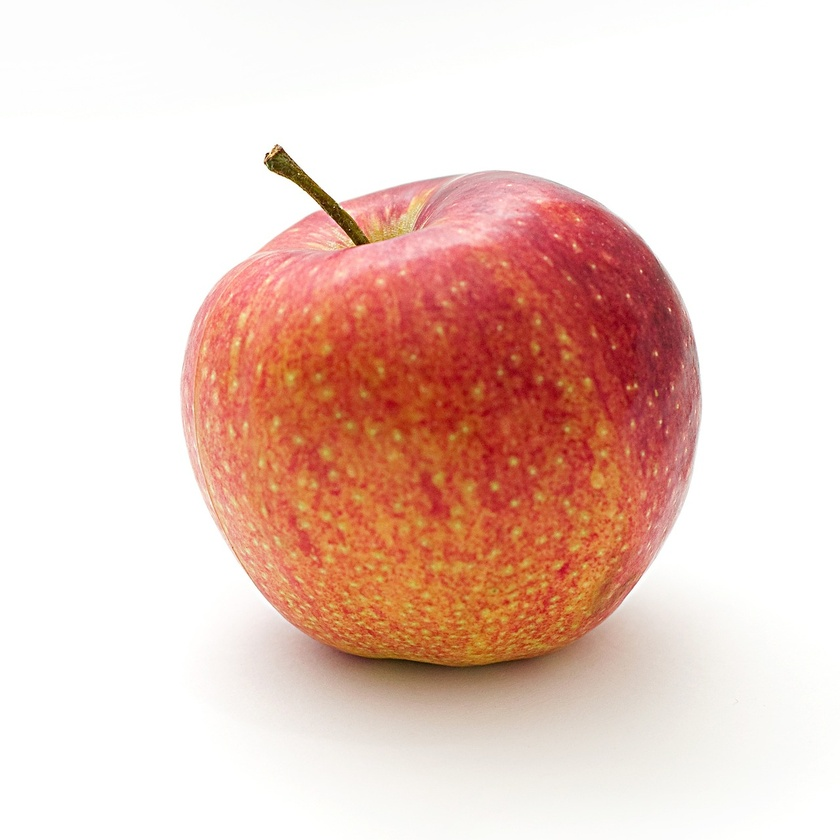
#> input picture dataset/im0.jpg, 840 x 840 px, shrunk from 1280 x 1280 before the run; its folder holds only this picture in this run
$ jupyter execute --allow-errors Sobel_Filter_CUDA.ipynb   (shell and % lines are left out)   (older library calls are emulated)
#> lines starting #> are read from the running program, lines starting #| are printed output that depends on the picture
**KHENE SORAYA M2 HPC**<br>

> *Sobel Filter*

**Parallel**

**Sequential**

[cell 1]
import cv2
import numpy as np
import matplotlib.pyplot as plt
import os
import time
import csv

# Directory path for input/output images
input_dir = 'dataset'
output_dir = 'output_cpu'

# Create output directory if not exists
if not os.path.exists(output_dir):
    os.makedirs(output_dir)

# Results list
results = []

# Sobel kernel size
kernel_size = 3

# Process all images in the directory
for index, filename in enumerate(os.listdir(input_dir)):
    if filename.endswith('.png') or filename.endswith('.jpg') or filename.endswith('.jpeg'):
        # Load the image
        img_path = os.path.join(input_dir, filename)
        img = cv2.imread(img_path, cv2.IMREAD_GRAYSCALE)
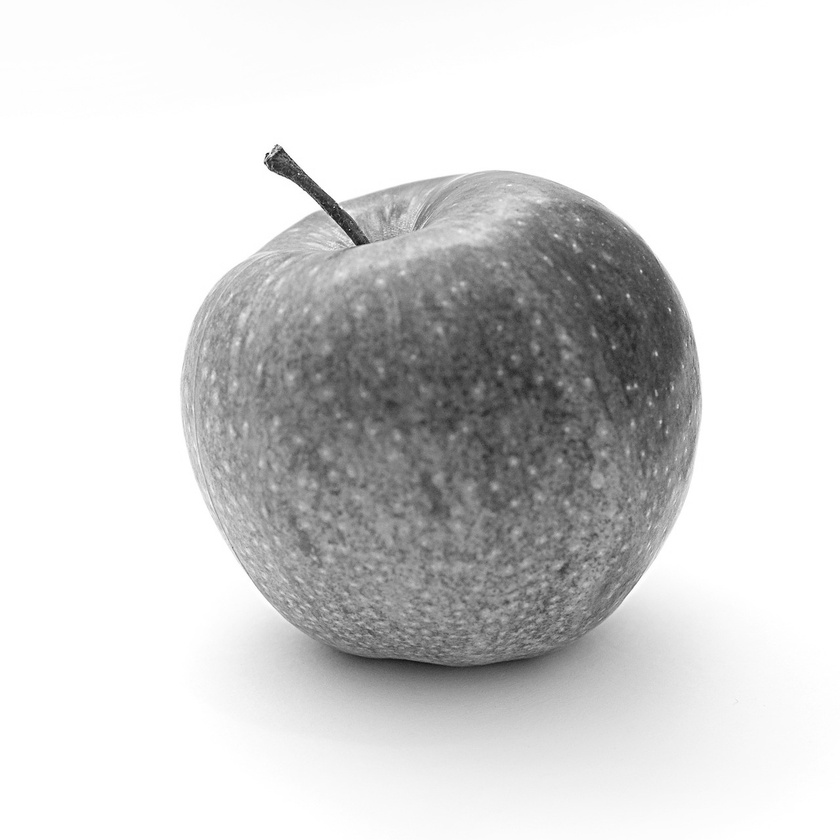
#> img: shape (840, 840); min 12, max 255, mean 213.4

        if img is None:
            print(f"Skipping file {filename}, unable to read.")
            continue

        # Start the timer
        start_time = time.time()

        # Apply Sobel filters using cv2
        gradient_x = cv2.Sobel(img, cv2.CV_64F, 1, 0, ksize=kernel_size)
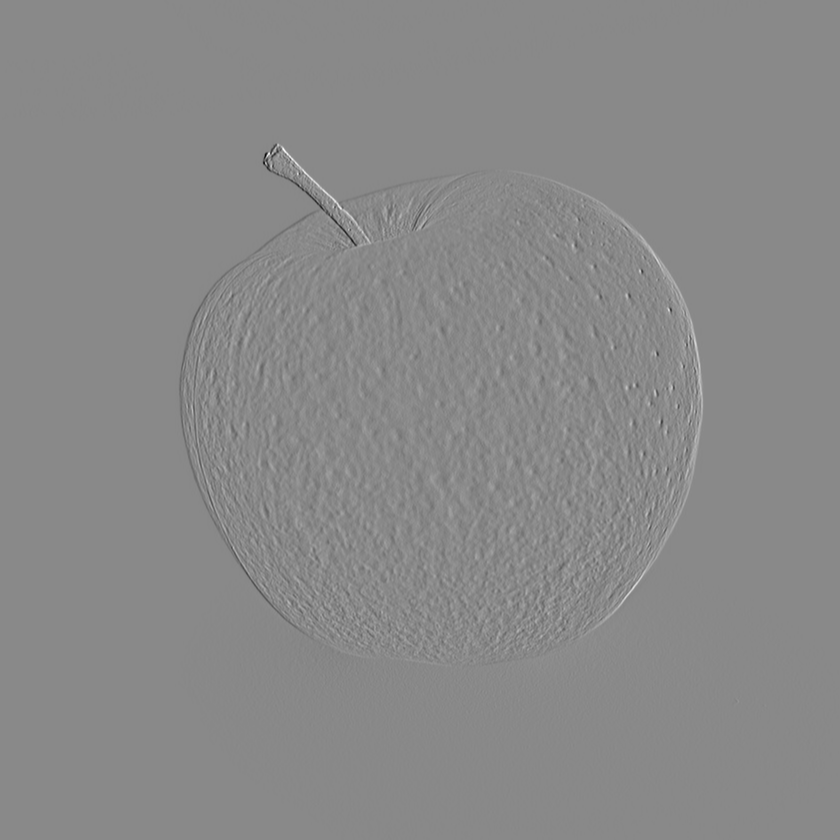
#> gradient_x: shape (840, 840) float64; min -811, max 697, mean 0; drawn with min black and max white
        gradient_y = cv2.Sobel(img, cv2.CV_64F, 0, 1, ksize=kernel_size)

        # Calculate magnitude
        gradient_magnitude = cv2.magnitude(gradient_x, gradient_y)
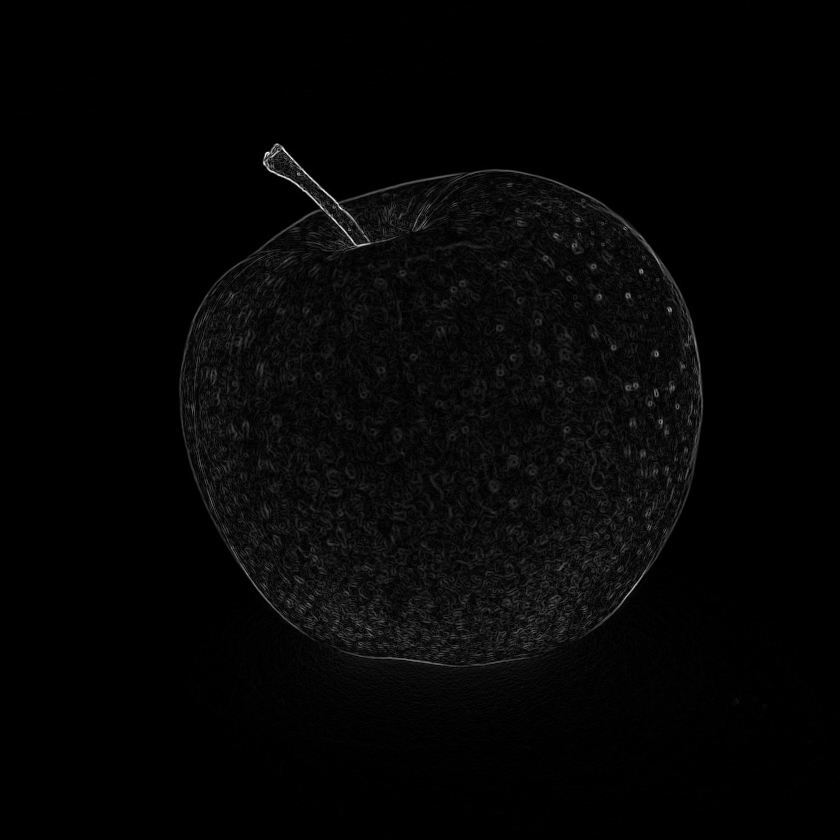
#> gradient_magnitude: shape (840, 840) float64; min 0, max 864.1, mean 18.5; drawn with min black and max white

        threshold = 120
        # Apply thresholding
        gradient_magnitude = np.where(
            gradient_magnitude > threshold,
            np.minimum(gradient_magnitude, 255),
            0
        )
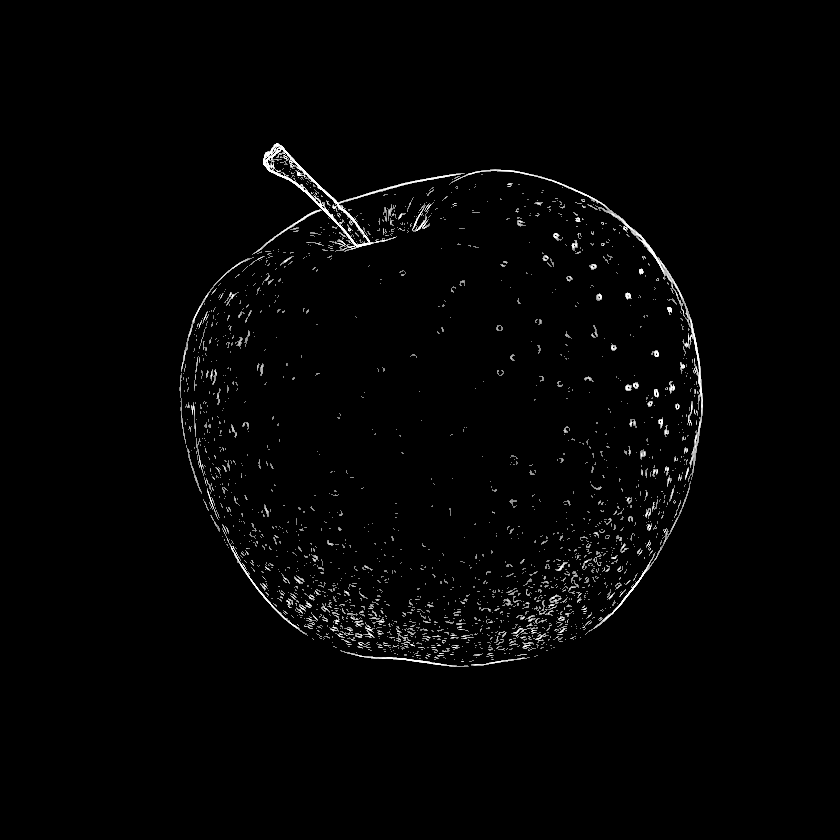
#> gradient_magnitude: shape (840, 840) float64; min 0, max 255, mean 3.9

        # Stop the timer
        end_time = time.time()

        # Calculate elapsed time ms
        elapsed_time = (end_time - start_time)*1000
        print(f"Processed {filename} in {elapsed_time:.6f} ms")

        # Save the result image
        output_path = os.path.join(output_dir, f'output_{filename}')
        cv2.imwrite(output_path, gradient_magnitude.astype(np.uint8))

        # Append to results
        results.append({
            "image": filename,
            "processing_time": elapsed_time
        })

# Save results to CSV
csv_path = "cpu_processing_times.csv"
with open(csv_path, mode='w', newline='') as file:
    writer = csv.DictWriter(file, fieldnames=["image", "processing_time"])
    writer.writeheader()
    writer.writerows(results)

print(f"Processing times saved to {csv_path}")

**Plot**

[cell 2]
import cv2
import os
import matplotlib.pyplot as plt

# Define directories
gpu_output_dir = "output_gpu"
cpu_output_dir = "output_cpu"

# Function to filter out unwanted files
def get_image_files(directory):
    return sorted(
        [f for f in os.listdir(directory) if not f.startswith(".") and f.lower().endswith(('.png', '.jpg', '.jpeg'))]
    )

# Get the list of images in both directories
#> (the rest of this cell did not finish here and is left out)

**Curves**

[cell 3]
import os
from PIL import Image

# List to store image dimensions
image_dimensions = []

# Path to your images directory
input_dir = 'dataset'

# Loop over files in the directory
for index, filename in enumerate(os.listdir(input_dir)):
    if filename.endswith('.png') or filename.endswith('.jpg') or filename.endswith('.jpeg'):
        # Get the image dimensions (width, height)
        image_path = os.path.join(input_dir, filename)
        with Image.open(image_path) as img:
#> img: PIL image 840x840 RGB
            width, height = img.size
#> width = 840; height = 840

        # Append the filename and the product of width and height (total pixels)
        image_dimensions.append((filename, width * height))

# Sort the images based on their total pixel count (second value in the tuple)
image_dimensions.sort(key=lambda x: x[1])

# Sort the image dimensions by size (smallest to largest)
sorted_image_dimensions = sorted(image_dimensions, key=lambda x: x[1])
#> sorted_image_dimensions = [('im0.jpg', 705600)]

print(sorted_image_dimensions)
#| [('im0.jpg', 705600)]

$ run again, on dataset/im13.jpg
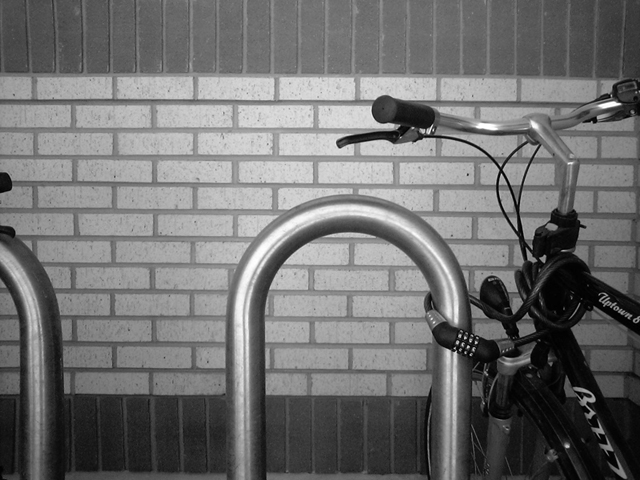
#> input picture dataset/im13.jpg, 640 x 480 px
#> img is the input picture: shape (480, 640); min 0, max 255, mean 112.2
#> `gradient_y = cv2.Sobel(img, cv2.CV_64F, 0, 1, ksize=kernel_size)`:
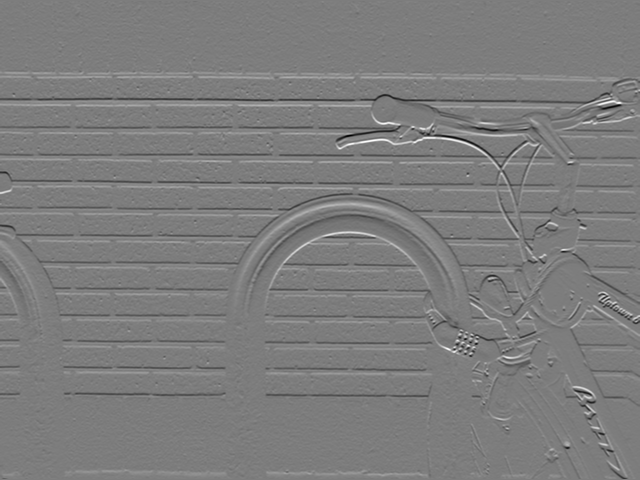
#> gradient_y: shape (480, 640) float64; min -747, max 773, mean -0.4; drawn with min black and max white
#> `gradient_magnitude = np.where( gradient_magnitude > threshold, np.mini..`:
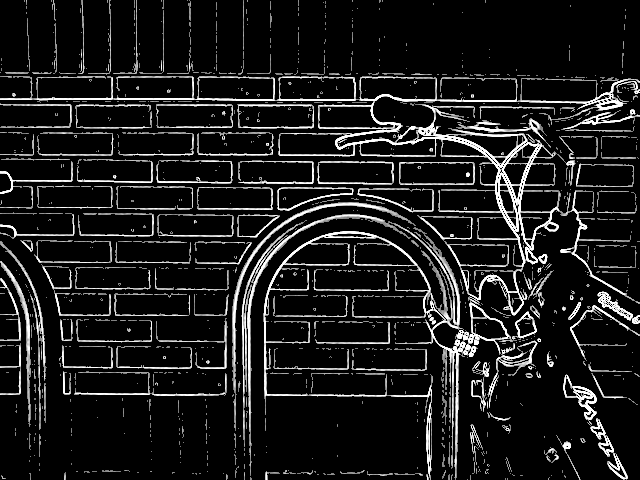
#> gradient_magnitude: shape (480, 640) float64; min 0, max 255, mean 28.1
#| [('im13.jpg', 307200)]

$ run again, on dataset/im2.jpg
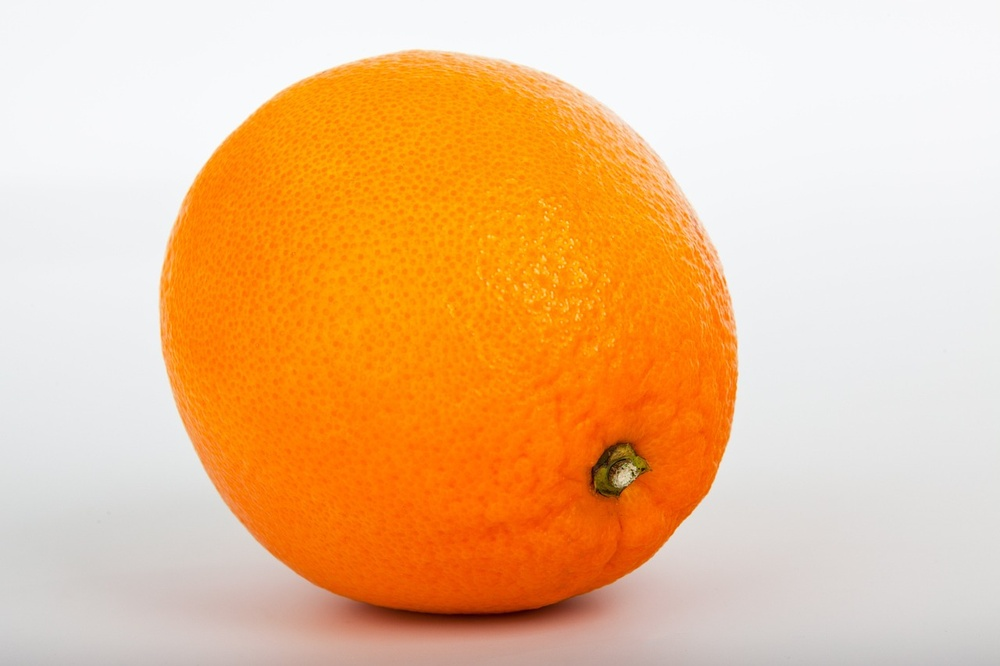
#> input picture dataset/im2.jpg, 1000 x 666 px, shrunk from 1280 x 853 before the run
#> `gradient_x = cv2.Sobel(img, cv2.CV_64F, 1, 0, ksize=kernel_size)`:
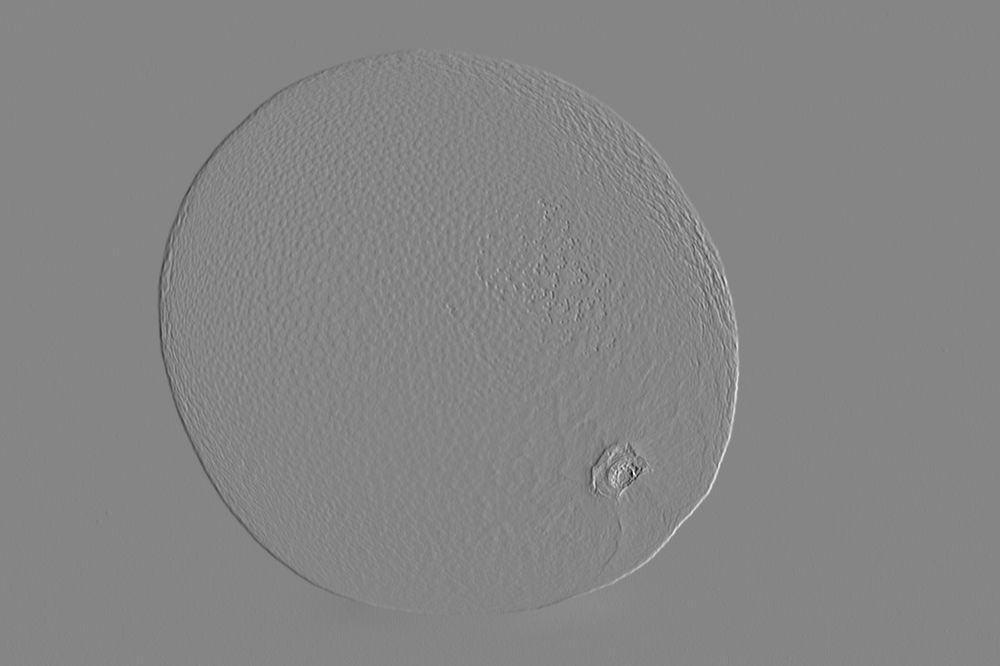
#> gradient_x: shape (666, 1000) float64; min -475, max 433, mean 0; drawn with min black and max white
#> `gradient_magnitude = np.where( gradient_magnitude > threshold, np.mini..`:
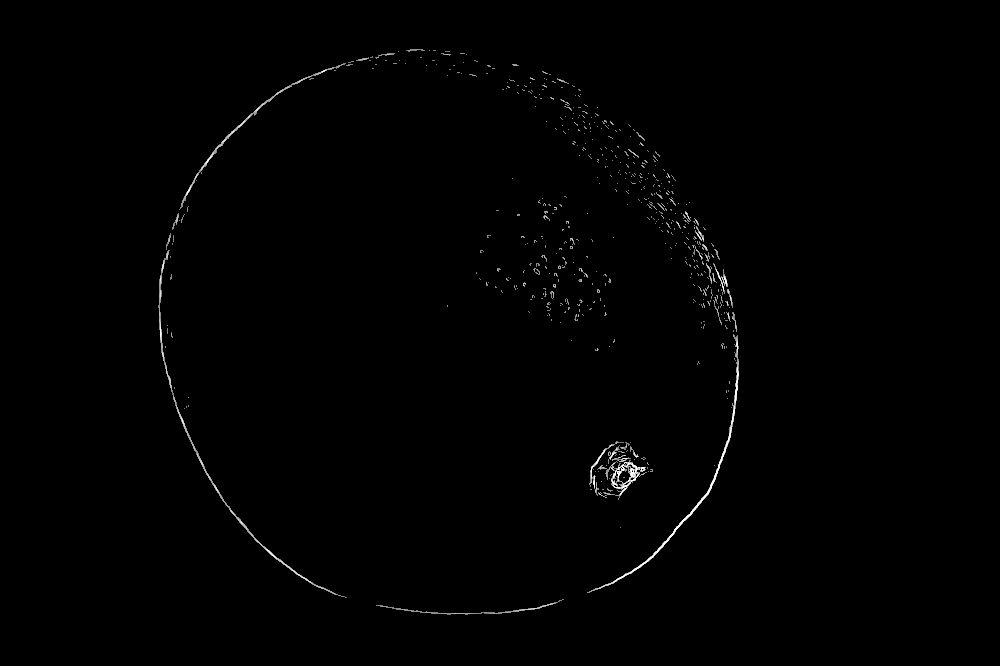
#> gradient_magnitude: shape (666, 1000) float64; min 0, max 255, mean 1.4
#| [('im2.jpg', 666000)]

$ run again, on dataset/im1.jpg
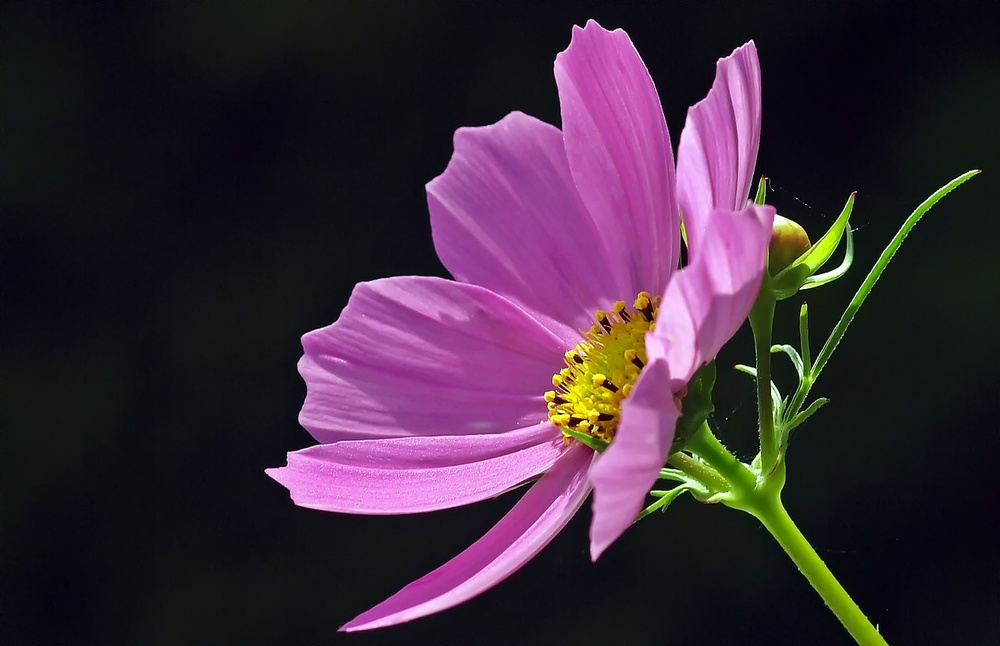
#> input picture dataset/im1.jpg, 1000 x 646 px, shrunk from 1280 x 827 before the run
#> `gradient_magnitude = np.where( gradient_magnitude > threshold, np.mini..`:
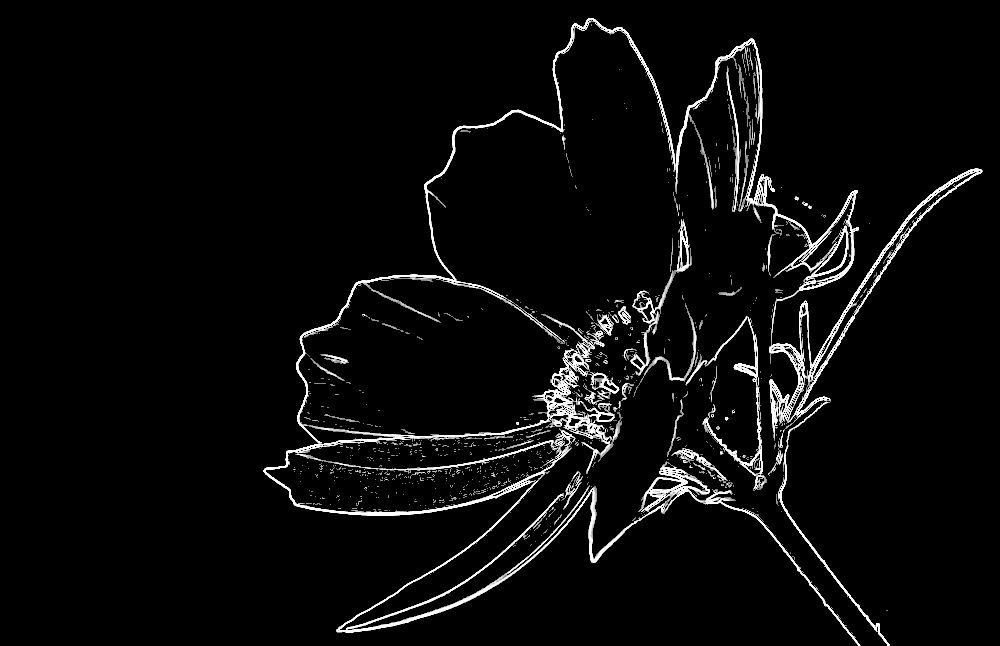
#> gradient_magnitude: shape (646, 1000) float64; min 0, max 255, mean 10.8
#| [('im1.jpg', 646000)]
